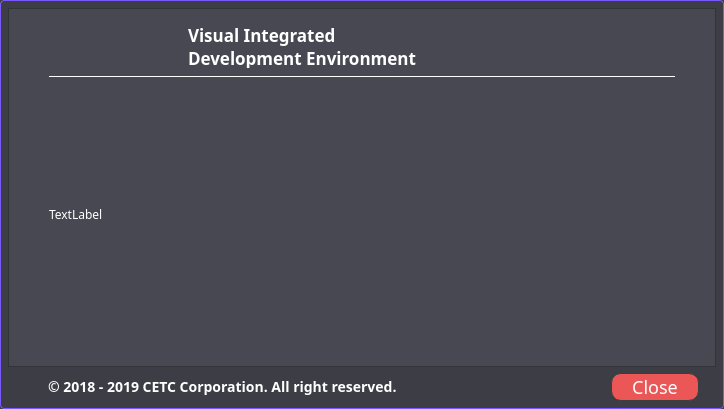
<?xml version="1.0" encoding="UTF-8"?>
<ui version="4.0">
 <class>AboutDialog</class>
 <widget class="QDialog" name="AboutDialog">
  <property name="geometry">
   <rect>
    <x>0</x>
    <y>0</y>
    <width>724</width>
    <height>409</height>
   </rect>
  </property>
  <property name="sizePolicy">
   <sizepolicy hsizetype="Fixed" vsizetype="Fixed">
    <horstretch>0</horstretch>
    <verstretch>0</verstretch>
   </sizepolicy>
  </property>
  <property name="windowTitle">
   <string>About VIDE</string>
  </property>
  <property name="styleSheet">
   <string notr="true">background-color: #3D3D46;
color: white;
border: 1px solid #7B59FF;
border-color:#7B59FF;
border-radius: 4px;
font-family: Source Sans Pro;</string>
  </property>
  <property name="modal">
   <bool>true</bool>
  </property>
  <layout class="QVBoxLayout" name="verticalLayout">
   <property name="leftMargin">
    <number>8</number>
   </property>
   <property name="topMargin">
    <number>8</number>
   </property>
   <property name="rightMargin">
    <number>8</number>
   </property>
   <property name="bottomMargin">
    <number>8</number>
   </property>
   <item>
    <widget class="QFrame" name="frame">
     <property name="styleSheet">
      <string notr="true">background: #484853;
border: 1px solid #33333A;
border-radius: 0;</string>
     </property>
     <property name="frameShape">
      <enum>QFrame::StyledPanel</enum>
     </property>
     <property name="frameShadow">
      <enum>QFrame::Raised</enum>
     </property>
     <layout class="QGridLayout" name="gridLayout_3">
      <property name="leftMargin">
       <number>40</number>
      </property>
      <property name="topMargin">
       <number>8</number>
      </property>
      <property name="rightMargin">
       <number>40</number>
      </property>
      <property name="bottomMargin">
       <number>20</number>
      </property>
      <item row="0" column="0">
       <widget class="QStackedWidget" name="stackedWidget">
        <property name="minimumSize">
         <size>
          <width>0</width>
          <height>60</height>
         </size>
        </property>
        <property name="maximumSize">
         <size>
          <width>16777215</width>
          <height>60</height>
         </size>
        </property>
        <property name="styleSheet">
         <string notr="true">border: none;</string>
        </property>
        <property name="currentIndex">
         <number>0</number>
        </property>
        <widget class="QWidget" name="videPage">
         <property name="styleSheet">
          <string notr="true">border-bottom: 1px solid white;
border-radius: 0;</string>
         </property>
         <layout class="QGridLayout" name="gridLayout_2">
          <property name="leftMargin">
           <number>0</number>
          </property>
          <property name="topMargin">
           <number>0</number>
          </property>
          <property name="rightMargin">
           <number>0</number>
          </property>
          <property name="bottomMargin">
           <number>0</number>
          </property>
          <property name="horizontalSpacing">
           <number>24</number>
          </property>
          <item row="0" column="1">
           <widget class="QLabel" name="label">
            <property name="minimumSize">
             <size>
              <width>0</width>
              <height>44</height>
             </size>
            </property>
            <property name="maximumSize">
             <size>
              <width>16777215</width>
              <height>44</height>
             </size>
            </property>
            <property name="styleSheet">
             <string notr="true">border: none;
font-size: 17px;
font-weight: bold;</string>
            </property>
            <property name="text">
             <string>Visual Integrated
Development Environment</string>
            </property>
            <property name="textFormat">
             <enum>Qt::PlainText</enum>
            </property>
            <property name="scaledContents">
             <bool>false</bool>
            </property>
            <property name="wordWrap">
             <bool>true</bool>
            </property>
           </widget>
          </item>
          <item row="0" column="2">
           <widget class="QLabel" name="label_2">
            <property name="minimumSize">
             <size>
              <width>134</width>
              <height>51</height>
             </size>
            </property>
            <property name="maximumSize">
             <size>
              <width>134</width>
              <height>51</height>
             </size>
            </property>
            <property name="styleSheet">
             <string notr="true">border: none;</string>
            </property>
            <property name="text">
             <string/>
            </property>
            <property name="pixmap">
             <pixmap resource="../resources.qrc">:/images/resources/icons/CETC.png</pixmap>
            </property>
            <property name="scaledContents">
             <bool>true</bool>
            </property>
           </widget>
          </item>
          <item row="0" column="0">
           <widget class="QLabel" name="videIconLabel">
            <property name="minimumSize">
             <size>
              <width>115</width>
              <height>36</height>
             </size>
            </property>
            <property name="maximumSize">
             <size>
              <width>115</width>
              <height>36</height>
             </size>
            </property>
            <property name="styleSheet">
             <string notr="true">border: none;</string>
            </property>
            <property name="text">
             <string/>
            </property>
            <property name="pixmap">
             <pixmap resource="../resources.qrc">:/images/resources/icons/VIDE.png</pixmap>
            </property>
            <property name="scaledContents">
             <bool>true</bool>
            </property>
           </widget>
          </item>
         </layout>
        </widget>
        <widget class="QWidget" name="cetcPage">
         <layout class="QHBoxLayout" name="horizontalLayout_2">
          <property name="leftMargin">
           <number>0</number>
          </property>
          <property name="topMargin">
           <number>0</number>
          </property>
          <property name="rightMargin">
           <number>0</number>
          </property>
          <property name="bottomMargin">
           <number>0</number>
          </property>
          <item>
           <widget class="QLabel" name="label_4">
            <property name="minimumSize">
             <size>
              <width>134</width>
              <height>51</height>
             </size>
            </property>
            <property name="maximumSize">
             <size>
              <width>134</width>
              <height>51</height>
             </size>
            </property>
            <property name="text">
             <string/>
            </property>
            <property name="pixmap">
             <pixmap resource="../resources.qrc">:/images/resources/icons/CETC.png</pixmap>
            </property>
            <property name="scaledContents">
             <bool>true</bool>
            </property>
           </widget>
          </item>
         </layout>
        </widget>
       </widget>
      </item>
      <item row="1" column="0">
       <widget class="QLabel" name="contentLabel">
        <property name="styleSheet">
         <string notr="true">border: none;</string>
        </property>
        <property name="text">
         <string>TextLabel</string>
        </property>
        <property name="wordWrap">
         <bool>true</bool>
        </property>
       </widget>
      </item>
     </layout>
    </widget>
   </item>
   <item>
    <layout class="QHBoxLayout" name="horizontalLayout" stretch="0,0">
     <property name="leftMargin">
      <number>40</number>
     </property>
     <property name="rightMargin">
      <number>17</number>
     </property>
     <item>
      <widget class="QLabel" name="lblAboutVideBottom">
       <property name="minimumSize">
        <size>
         <width>0</width>
         <height>28</height>
        </size>
       </property>
       <property name="maximumSize">
        <size>
         <width>16777215</width>
         <height>28</height>
        </size>
       </property>
       <property name="styleSheet">
        <string notr="true">border: none;
font-style: normal;
font-weight: bold;
font-size: 14px;</string>
       </property>
       <property name="text">
        <string>© 2018 - 2019 CETC Corporation. All right reserved.</string>
       </property>
      </widget>
     </item>
     <item>
      <widget class="QPushButton" name="pushButton">
       <property name="sizePolicy">
        <sizepolicy hsizetype="Fixed" vsizetype="Fixed">
         <horstretch>0</horstretch>
         <verstretch>0</verstretch>
        </sizepolicy>
       </property>
       <property name="minimumSize">
        <size>
         <width>88</width>
         <height>28</height>
        </size>
       </property>
       <property name="styleSheet">
        <string notr="true">QPushButton
{
	background: #EB5757;
	border: 1px solid #3B3E3D;
	border-radius: 10px;
	font-size: 18px;
	color: #FFFFFF;
}

QPushButton:hover
{
	background: #F87E7E;
	border: 1px solid #3B3E3D;
}</string>
       </property>
       <property name="text">
        <string>Close</string>
       </property>
      </widget>
     </item>
    </layout>
   </item>
  </layout>
 </widget>
 <resources>
  <include location="../resources.qrc"/>
 </resources>
 <connections/>
</ui>
